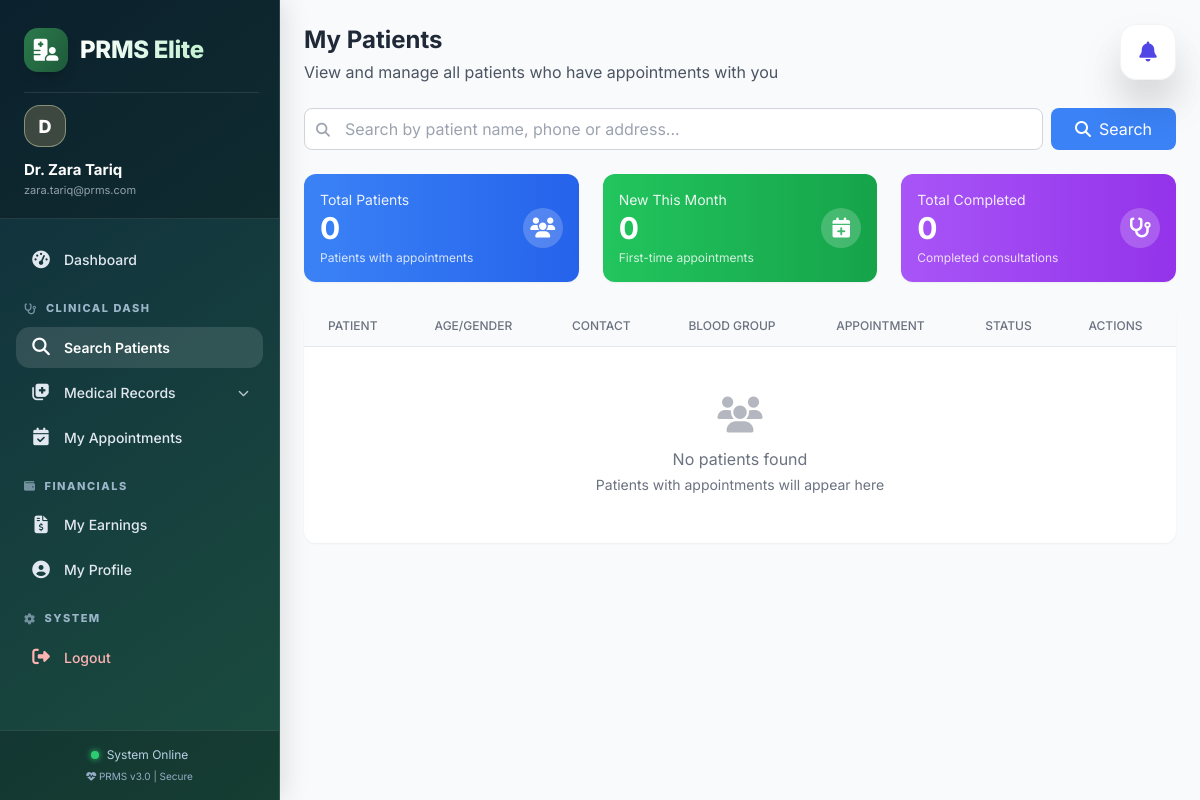
Before: /doctor/patients.php (signed in) with the older database file.
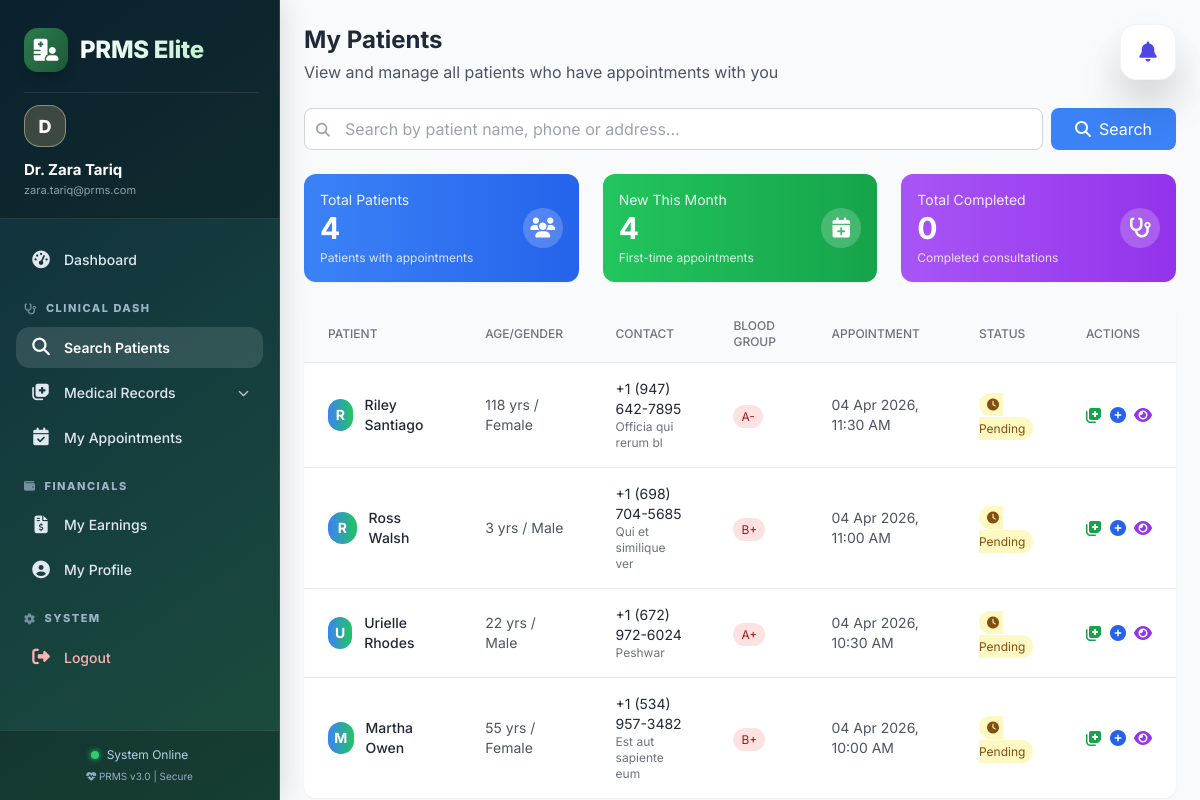
After: the same page with the newer database file.
### tables this page shows
CREATE TABLE `appointments` (
  `id` int(11) NOT NULL,
  `patient_id` int(11) DEFAULT NULL,
  `doctor_id` int(11) DEFAULT NULL,
  `appointment_date` datetime DEFAULT NULL,
  `symptoms` text DEFAULT NULL,
  `category_id` int(11) DEFAULT NULL,
  `consultation_fee` decimal(10,2) DEFAULT 0.00,
  `shift_type` varchar(20) DEFAULT NULL,
  `time_slot` varchar(50) DEFAULT NULL,
  `patient_number` int(11) DEFAULT 0,
  `status` enum('pending','completed','cancelled') DEFAULT 'pending',
  `created_at` timestamp NOT NULL DEFAULT current_timestamp()
);

CREATE TABLE `patients` (
  `id` int(11) NOT NULL,
  `name` varchar(100) DEFAULT NULL,
  `age` int(11) DEFAULT NULL,
  `weight` decimal(5,2) DEFAULT NULL,
  `disease` int(11) DEFAULT NULL,
  `gender` enum('male','female','other') DEFAULT NULL,
  `phone` varchar(20) DEFAULT NULL,
  `address` text DEFAULT NULL,
  `blood_group` varchar(10) DEFAULT NULL,
  `status` enum('active','inactive') DEFAULT 'active',
  `created_at` timestamp NOT NULL DEFAULT current_timestamp()
);

### doctor/patients.php (the view, shortened to what the changed rows need)
<?php
require_once '../config/db.php';
$user_id = $_SESSION['user_id'];
$doctor_query = "SELECT id FROM doctors WHERE user_id = ?";
$stmt = mysqli_prepare($conn, $doctor_query);
mysqli_stmt_bind_param($stmt, "i", $user_id);
mysqli_stmt_execute($stmt);
$doctor_result = mysqli_stmt_get_result($stmt);
$doctor = mysqli_fetch_assoc($doctor_result);
$doctor_id = $doctor['id'];
$search = isset($_GET['search']) ? mysqli_real_escape_string($conn, $_GET['search']) : '';
$where_clause = "";
$patients_query = "SELECT DISTINCT p.*,
                   a.id as appointment_id,
                   a.appointment_date,
                   a.status as appointment_status,
                   CASE
                       WHEN r.id IS NOT NULL THEN 1
                       ELSE 0
                   END as has_record,
                   r.id as record_id
                   FROM patients p
                   JOIN appointments a ON p.id = a.patient_id
                   LEFT JOIN records r ON r.patient_id = p.id AND r.doctor_id = a.doctor_id AND DATE(r.visit_date) = DATE(a.appointment_date)
                   WHERE a.doctor_id = ? $where_clause
                   ORDER BY a.appointment_date DESC";
$stmt = mysqli_prepare($conn, $patients_query);
mysqli_stmt_bind_param($stmt, "i", $doctor_id);
mysqli_stmt_execute($stmt);
$patients_result = mysqli_stmt_get_result($stmt);
$total_patients_query = "SELECT COUNT(DISTINCT p.id) as total
                         FROM patients p
                         JOIN appointments a ON p.id = a.patient_id
                         WHERE a.doctor_id = ?";
$stmt = mysqli_prepare($conn, $total_patients_query);
mysqli_stmt_bind_param($stmt, "i", $doctor_id);
mysqli_stmt_execute($stmt);
$total_result = mysqli_stmt_get_result($stmt);
$total_patients = mysqli_fetch_assoc($total_result)['total'];
$month_start = date('Y-m-01');
$new_patients_query = "SELECT COUNT(DISTINCT p.id) as total
                       FROM patients p
                       JOIN appointments a ON p.id = a.patient_id
                       WHERE a.doctor_id = ? AND a.appointment_date >= ?";
$stmt = mysqli_prepare($conn, $new_patients_query);
mysqli_stmt_bind_param($stmt, "is", $doctor_id, $month_start);
mysqli_stmt_execute($stmt);
$new_result = mysqli_stmt_get_result($stmt);
$new_count = mysqli_fetch_assoc($new_result)['total'];
include '../includes/header.php';
?>
<div class="flex-1 overflow-y-auto bg-gray-50">
    <div class="p-6">
        <div class="mb-6">
            <h1 class="text-2xl font-bold text-gray-800">My Patients</h1>
        </div>
        <div class="grid grid-cols-1 md:grid-cols-3 gap-6 mb-6">
            <div class="bg-gradient-to-r from-blue-500 to-blue-600 rounded-xl shadow-sm p-4 text-white">
                <div class="flex items-center justify-between">
                    <div>
                        <p class="text-white text-opacity-90 text-sm">Total Patients</p>
                        <p class="text-3xl font-bold"><?php echo $total_patients; ?></p>
                        <p class="text-white text-opacity-80 text-xs mt-1">Patients with appointments</p>
                    </div>
                </div>
            </div>
            <div class="bg-gradient-to-r from-green-500 to-green-600 rounded-xl shadow-sm p-4 text-white">
                <div class="flex items-center justify-between">
                    <div>
                        <p class="text-white text-opacity-90 text-sm">New This Month</p>
                        <p class="text-3xl font-bold"><?php echo $new_count; ?></p>
                        <p class="text-white text-opacity-80 text-xs mt-1">First-time appointments</p>
                    </div>
                </div>
            </div>
        </div>
        <div class="bg-white rounded-xl shadow-sm overflow-hidden">
            <div class="overflow-x-auto">
                <table class="w-full">
                    <thead class="bg-gray-50 border-b">
                        <tr>
                            <th class="px-6 py-3 text-left text-xs font-medium text-gray-500 uppercase">Patient</th>
                            <th class="px-6 py-3 text-left text-xs font-medium text-gray-500 uppercase">Age/Gender</th>
                            <th class="px-6 py-3 text-left text-xs font-medium text-gray-500 uppercase">Contact</th>
                            <th class="px-6 py-3 text-left text-xs font-medium text-gray-500 uppercase">Blood Group</th>
                            <th class="px-6 py-3 text-left text-xs font-medium text-gray-500 uppercase">Appointment</th>
                            <th class="px-6 py-3 text-left text-xs font-medium text-gray-500 uppercase">Status</th>
                            <th class="px-6 py-3 text-left text-xs font-medium text-gray-500 uppercase">Actions</th>
                        </tr>
                    </thead>
                    <tbody class="divide-y divide-gray-200">
                        <?php if (mysqli_num_rows($patients_result) > 0): ?>
                            <?php while ($patient = mysqli_fetch_assoc($patients_result)):
                                $can_add_record = ($patient['appointment_status'] == 'pending' && $patient['has_record'] == 0);
                                $has_record = $patient['has_record'] == 1;
                            ?>
                                <tr class="hover:bg-gray-50 transition">
                                    <td class="px-6 py-4">
                                        <div class="flex items-center">
                                            <div class="w-8 h-8 rounded-full bg-gradient-to-r from-blue-500 to-green-500 flex items-center justify-center text-white text-sm font-bold">
                                                <?php echo strtoupper(substr($patient['name'], 0, 1)); ?>
                                            </div>
                                            <div class="ml-3">
                                                <p class="text-sm font-medium text-gray-800"><?php echo htmlspecialchars($patient['name']); ?></p>
                                            </div>
                                        </div>
                                    </td>
                                    <td class="px-6 py-4 text-sm text-gray-600">
                                        <?php echo $patient['age']; ?> yrs /
                                        <span class="capitalize"><?php echo $patient['gender']; ?></span>
                                    </td>
                                    <td class="px-6 py-4">
                                        <p class="text-sm text-gray-800"><?php echo htmlspecialchars($patient['phone']); ?></p>
                                        <?php if ($patient['address']): ?>
                                            <p class="text-xs text-gray-500"><?php echo htmlspecialchars(substr($patient['address'], 0, 30)); ?></p>
                                        <?php endif; ?>
                                    </td>
                                    <td class="px-6 py-4">
                                        <?php if ($patient['blood_group']): ?>
                                            <span class="px-2 py-1 text-xs rounded-full bg-red-100 text-red-800">
                                                <?php echo htmlspecialchars($patient['blood_group']); ?>
                                            </span>
                                        <?php else: ?>
                                            <span class="text-gray-400 text-xs">Not specified</span>
                                        <?php endif; ?>
                                    </td>
                                    <td class="px-6 py-4 text-sm text-gray-600">
                                        <?php echo date('d M Y, h:i A', strtotime($patient['appointment_date'])); ?>
                                    </td>
                                    <td class="px-6 py-4">
                                        <?php if ($patient['appointment_status'] == 'completed'): ?>
                                            <span class="px-2 py-1 text-xs rounded-full bg-green-100 text-green-800">
                                                <i class="fas fa-check-circle mr-1"></i> Completed
                                            </span>
                                        <?php elseif ($patient['appointment_status'] == 'pending'): ?>
                                            <span class="px-2 py-1 text-xs rounded-full bg-yellow-100 text-yellow-800">
                                                <i class="fas fa-clock mr-1"></i> Pending
                                            </span>
                                        <?php else: ?>
                                            <span class="px-2 py-1 text-xs rounded-full bg-red-100 text-red-800">
                                                <i class="fas fa-times-circle mr-1"></i> Cancelled
                                            </span>
                                        <?php endif; ?>
                                    </td>
                                    <td class="px-6 py-4">
                                        <div class="flex space-x-2">
                                            <?php if ($patient['appointment_status'] == 'pending'): ?>
                                                <a href="records/view.php?patient_id=<?php echo $patient['id']; ?>"
                                                    class="text-green-600 hover:text-green-800 transition" title="View Records">
                                                    <i class="fas fa-notes-medical"></i>
                                                </a>
                                                <?php if ($can_add_record): ?>
                                                    <a href="records/create.php?patient_id=<?php echo $patient['id']; ?>"
                                                        class="text-blue-600 hover:text-blue-800 transition" title="Add New Record">
                                                        <i class="fas fa-plus-circle"></i>
                                                    </a>
                                                <?php else: ?>
                                                    <span class="text-gray-400 cursor-not-allowed" title="<?php echo $has_record ? 'Record already exists for this appointment' : 'Selection not available'; ?>">
                                                        <i class="fas fa-plus-circle"></i>
                                                    </span>
                                                <?php endif; ?>
                                            <?php endif; ?>
                                            <a href="javascript:void(0)"
                                                onclick="viewPatient(<?php echo $patient['id']; ?>, '<?php echo htmlspecialchars($patient['name']); ?>', <?php echo $patient['age']; ?>, '<?php echo $patient['gender']; ?>', '<?php echo htmlspecialchars($patient['phone']); ?>', '<?php echo htmlspecialchars($patient['blood_group']); ?>', '<?php echo htmlspecialchars($patient['address']); ?>', '<?php echo $patient['appointment_status']; ?>', <?php echo $can_add_record ? 'true' : 'false'; ?>)"
                                                class="text-purple-600 hover:text-purple-800 transition" title="Quick View">
                                                <i class="fas fa-eye"></i>
                                            </a>
                                        </div>
                                    </td>
            </tr>
        <?php endwhile; ?>
    <?php else: ?>
        <tr>
            <td colspan="7" class="px-6 py-12 text-center text-gray-500">
                <i class="fas fa-users text-4xl mb-3 opacity-50"></i>
                <p>No patients found</p>
                <?php if ($search): ?>
                    <p class="text-sm mt-1">Try a different search term</p>
                <?php else: ?>
                    <p class="text-sm mt-1">Patients with appointments will appear here</p>
                <?php endif; ?>
        </div>
    <?php endif; ?>
    </tbody>
    </div>
</div>
</div>
</div>
</div>

Changed rows visible on the page:
added appointments: patient.name "R", patient.name "Riley Santiago", patient.age "118", patient.gender "Female", patient.phone "+1 (947) 642-7895", patient.address "Officia qui rerum bl", patient.blood_group "A-", appointment_date "04 Apr 2026, 11:30 AM", status "pending" (drawn)
added appointments: patient.name "R", patient.name "Ross Walsh", patient.age "3", patient.gender "Male", patient.phone "+1 (698) 704-5685", patient.address "Qui et similique ver", patient.blood_group "B+", appointment_date "04 Apr 2026, 11:00 AM", status "pending" (drawn)
added appointments: patient.name "U", patient.name "Urielle Rhodes", patient.age "22", patient.gender "Male", patient.phone "+1 (672) 972-6024", patient.address "Peshwar", patient.blood_group "A+", appointment_date "04 Apr 2026, 10:30 AM", status "pending" (drawn)
added appointments: patient.name "M", patient.name "Martha Owen", patient.age "55", patient.gender "Female", patient.phone "+1 (534) 957-3482", patient.address "Est aut sapiente eum", patient.blood_group "B+", appointment_date "04 Apr 2026, 10:00 AM", status "pending" (drawn)
Other visible differences:
$total_patients: "0" → "4"
$new_count: "0" → "4"
text no longer shown: "No patients found Patients with appointments will appear here"
